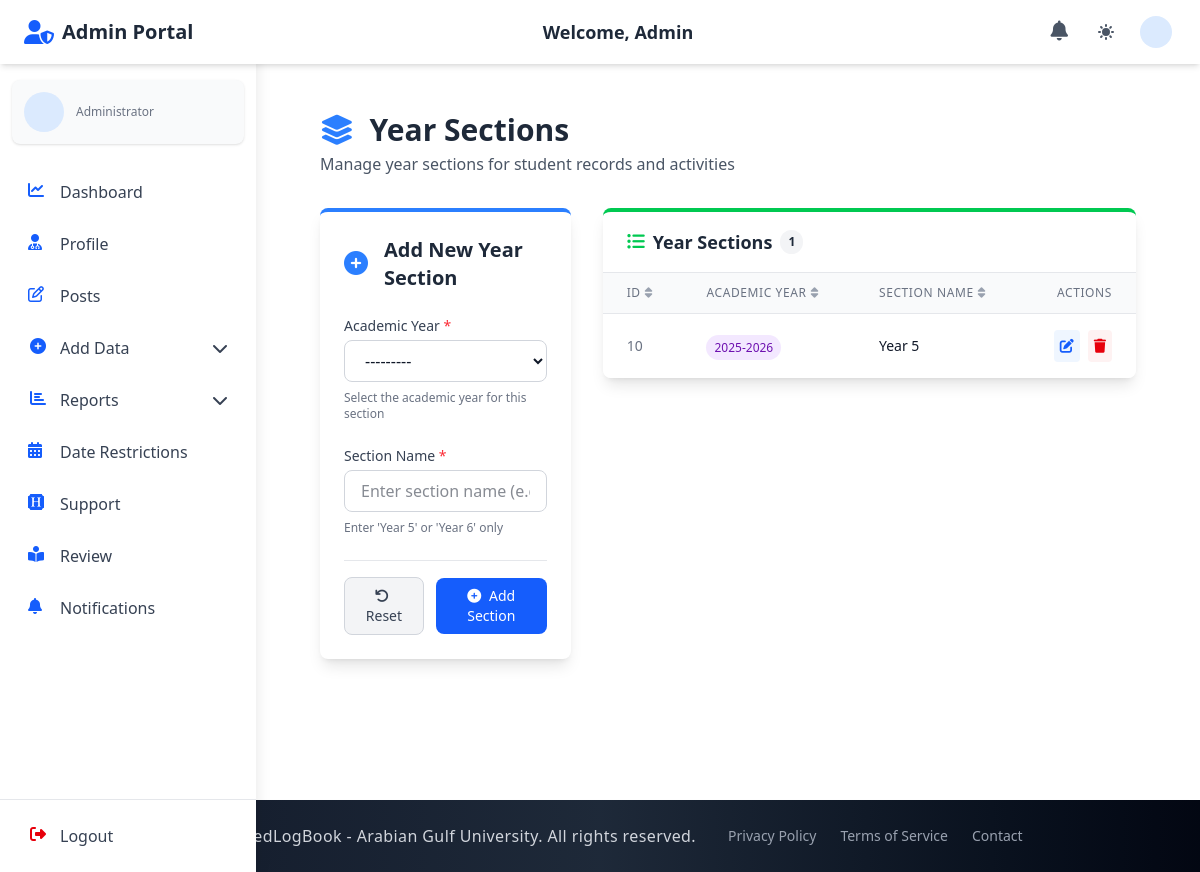
The app's page /admin_section/add_elogyear/ with its own data.
### admin_section/models.py (models this page shows, shortened)
class LogYear(models.Model):
    year_name = models.CharField(max_length=20, unique=True)
    def __str__(self):
        return self.year_name

class LogYearSection(models.Model):
    year_section_name = models.CharField(max_length=20)
    year_name = models.ForeignKey(LogYear, on_delete=models.CASCADE, related_name="log_year_sections")
    is_deleted = models.BooleanField(default=False)

### admin_section/views_file/add_elogyear.py (the view)
# urls.py: path("add_elogyear/", add_elogyear, name="add_elogyear"),
def add_elogyear(request):
    if request.method == 'POST':
        form = LogYearSectionForm(request.POST)
        if form.is_valid():
            year_section = form.save()
            messages.success(request, 'Year Section added successfully!')
            if year_section.year_section_name in ['Year 5', 'Year 6']:
                messages.info(request, f'Departments for {year_section.year_section_name} have been automatically created.')
            return redirect('admin_section:add_elogyear')
    else:
        form = LogYearSectionForm()
    year_sections = LogYearSection.objects.filter(is_deleted=False).order_by('year_name__year_name', 'year_section_name')
    paginator = Paginator(year_sections, 10)  # Show 10 year sections per page
    page_number = request.GET.get('page')
    page_obj = paginator.get_page(page_number)
    context = {
        'form': form,
        'year_sections': page_obj,
    }
    return render(request, "admin_section/add_elogyear.html", context)

### admin_section/forms.py (shortened to what this page needs)
class LogYearSectionForm(forms.ModelForm):
    class Meta:
        model = LogYearSection
        fields = ['year_section_name', 'year_name']
        widgets = {
            'year_section_name': forms.TextInput(attrs={
                'class': 'w-full px-4 py-2 rounded-lg border border-gray-300 focus:outline-none focus:ring-2 focus:ring-blue-500 dark:bg-gray-700 dark:border-gray-600 dark:text-white',
                'placeholder': 'Enter section name (e.g., Year 5 or Year 6)'
            }),
            'year_name': forms.Select(attrs={
                'class': 'w-full px-4 py-2 rounded-lg border border-gray-300 focus:outline-none focus:ring-2 focus:ring-blue-500 dark:bg-gray-700 dark:border-gray-600 dark:text-white',
            })
        }

### admin_section/context_processors.py (called while the page is built)
def admin_notification_count(request):
    if request.user.is_authenticated and request.user.role == 'admin':
        try:
            admin_unread_notifications_count = AdminNotification.objects.filter(recipient=request.user, is_read=False).count()
            return {'admin_unread_notifications_count': admin_unread_notifications_count}
        except:
            pass
    return {'admin_unread_notifications_count': 0}

### doctor_section/context_processors.py (called while the page is built, shortened)
def notification_count(request):
    return {'unread_notifications_count': 0}

### elogbookagu/context_processors.py (called while the page is built, shortened)
def user_data(request):
    context = {}
    return context

### staff_section/context_processors.py (called while the page is built, shortened)
def staff_notification_count(request):
    return {'staff_unread_notifications_count': 0}

### student_section/context_processors.py (called while the page is built, shortened)
def student_notification_count(request):
    return {'student_unread_notifications_count': 0}

### admin_section/templates/admin_section/add_elogyear.html (shortened to what this page needs)
{% extends 'base.html' %}
{% block navbar %}
{% include 'components/admin_auth_navbar.html' %}
{% endblock %}
{% block content %}
  <div class="container mx-auto px-4 sm:px-6 lg:px-8 py-8 sm:py-10 lg:py-12">
    <div class="flex flex-col md:flex-row justify-between items-start md:items-center mb-8 gap-4">
      <div>
        <h1 class="text-2xl sm:text-3xl font-bold text-gray-800 dark:text-gray-100">
          <i class="fas fa-layer-group text-blue-500 mr-2"></i> Year Sections
        </h1>
        <p class="text-gray-600 dark:text-gray-400 mt-1">Manage year sections for student records and activities</p>
      </div>
    </div>
    <div class="grid grid-cols-1 lg:grid-cols-3 gap-8">
      <div class="lg:col-span-1">
        <div class="bg-white dark:bg-gray-800 shadow-lg rounded-lg overflow-hidden border-t-4 {% if is_edit %}border-yellow-500{% else %}border-blue-500{% endif %}">
          <div class="p-6">
            <div class="flex items-center mb-6">
              <div class="flex-shrink-0 mr-4 {% if is_edit %}text-yellow-500{% else %}text-blue-500{% endif %}">
                <i class="fas {% if is_edit %}fa-edit text-2xl{% else %}fa-plus-circle text-2xl{% endif %}"></i>
              </div>
              <h2 class="text-xl font-semibold text-gray-800 dark:text-gray-100">
                {{ is_edit|yesno:'Edit Existing,Add New' }} Year Section
              </h2>
            </div>
            <form method="post" action="{% if is_edit %}{% url 'admin_section:edit_elogyear' year_section.id %}{% else %}{% url 'admin_section:add_elogyear' %}{% endif %}" id="yearSectionForm">
              <div class="space-y-1 mb-6">
                <label for="id_year_name" class="block text-sm font-medium text-gray-700 dark:text-gray-300">
                  Academic Year <span class="text-red-500">*</span>
                </label>
                {{ form.year_name }}
                {% if form.year_name.errors %}
                  <p class="mt-1 text-sm text-red-600 dark:text-red-400">{{ form.year_name.errors.0 }}</p>
                {% else %}
                  <p class="mt-1 text-xs text-gray-500 dark:text-gray-400">Select the academic year for this section</p>
                {% endif %}
              </div>
              <div class="space-y-1 mb-6">
                <label for="id_year_section_name" class="block text-sm font-medium text-gray-700 dark:text-gray-300">
                  Section Name <span class="text-red-500">*</span>
                </label>
                {{ form.year_section_name }}
                {% if form.year_section_name.errors %}
                  <p class="mt-1 text-sm text-red-600 dark:text-red-400">{{ form.year_section_name.errors.0 }}</p>
                {% else %}
                  <p class="mt-1 text-xs text-gray-500 dark:text-gray-400">Enter 'Year 5' or 'Year 6' only</p>
                {% endif %}
              </div>
              <div class="flex items-center justify-end space-x-3 pt-4 border-t border-gray-200 dark:border-gray-700">
                {% if is_edit %}
                  <a href="{% url 'admin_section:add_elogyear' %}" class="px-4 py-2 text-sm font-medium text-gray-700 dark:text-gray-300 bg-gray-100 dark:bg-gray-800 rounded-lg border border-gray-300 dark:border-gray-600 hover:bg-gray-200 dark:hover:bg-gray-700 focus:outline-none focus:ring-2 focus:ring-gray-500 transition-colors duration-200">
                    <i class="fas fa-times mr-1"></i> Cancel
                  </a>
                  <button type="submit" class="px-4 py-2 text-sm font-medium text-white bg-yellow-500 rounded-lg hover:bg-yellow-600 focus:outline-none focus:ring-2 focus:ring-yellow-500 focus:ring-offset-2 transition-colors duration-200">
                    <i class="fas fa-save mr-1"></i> Update Section
                  </button>
                {% else %}
                  <button type="reset" class="px-4 py-2 text-sm font-medium text-gray-700 dark:text-gray-300 bg-gray-100 dark:bg-gray-800 rounded-lg border border-gray-300 dark:border-gray-600 hover:bg-gray-200 dark:hover:bg-gray-700 focus:outline-none focus:ring-2 focus:ring-gray-500 transition-colors duration-200">
                    <i class="fas fa-undo mr-1"></i> Reset
                  </button>
                  <button type="submit" class="px-4 py-2 text-sm font-medium text-white bg-blue-600 rounded-lg hover:bg-blue-700 focus:outline-none focus:ring-2 focus:ring-blue-500 focus:ring-offset-2 transition-colors duration-200">
                    <i class="fas fa-plus-circle mr-1"></i> Add Section
                  </button>
                {% endif %}
              </div>
            </form>
          </div>
        </div>
      </div>
      <div class="lg:col-span-2">
        <div class="bg-white dark:bg-gray-800 shadow-lg rounded-lg overflow-hidden border-t-4 border-green-500">
          <div class="px-6 py-4 border-b border-gray-200 dark:border-gray-700 flex items-center justify-between">
            <h3 class="text-lg font-semibold text-gray-800 dark:text-gray-100 flex items-center">
              <i class="fas fa-list-ul text-green-500 mr-2"></i> Year Sections
              <span class="ml-2 px-2 py-1 text-xs rounded-full bg-gray-100 text-gray-800 dark:bg-gray-700 dark:text-gray-200">{{ year_sections.paginator.count }}</span>
            </h3>
          </div>
          <div class="overflow-x-auto">
            <table id="sections-table" class="min-w-full divide-y divide-gray-200 dark:divide-gray-700">
              <thead class="bg-gray-50 dark:bg-gray-700">
                <tr>
                  <th scope="col" class="px-6 py-3 text-left text-xs font-medium text-gray-500 dark:text-gray-300 uppercase tracking-wider">
                    <div class="flex items-center">
                      <span>ID</span>
                      <i class="fas fa-sort ml-1 text-gray-400"></i>
                    </div>
                  </th>
                  <th scope="col" class="px-6 py-3 text-left text-xs font-medium text-gray-500 dark:text-gray-300 uppercase tracking-wider">
                    <div class="flex items-center">
                      <span>Academic Year</span>
                      <i class="fas fa-sort ml-1 text-gray-400"></i>
                    </div>
                  </th>
                  <th scope="col" class="px-6 py-3 text-left text-xs font-medium text-gray-500 dark:text-gray-300 uppercase tracking-wider">
                    <div class="flex items-center">
                      <span>Section Name</span>
                      <i class="fas fa-sort ml-1 text-gray-400"></i>
                    </div>
                  </th>
                  <th scope="col" class="px-6 py-3 text-right text-xs font-medium text-gray-500 dark:text-gray-300 uppercase tracking-wider">Actions</th>
                </tr>
              </thead>
              <tbody class="bg-white dark:bg-gray-800 divide-y divide-gray-200 dark:divide-gray-700">
                {% for section in year_sections %}
                  <tr class="hover:bg-gray-50 dark:hover:bg-gray-700 transition-colors duration-150">
                    <td class="px-6 py-4 whitespace-nowrap text-sm text-gray-500 dark:text-gray-300">{{ section.id }}</td>
                    <td class="px-6 py-4 whitespace-nowrap">
                      <span class="px-2 py-1 text-xs rounded-full bg-purple-100 text-purple-800 dark:bg-purple-900 dark:text-purple-200">
                        {{ section.year_name.year_name }}
                      </span>
                    </td>
                    <td class="px-6 py-4 whitespace-nowrap">
                      <div class="text-sm font-medium text-gray-900 dark:text-white">{{ section.year_section_name }}</div>
                    </td>
                    <td class="px-6 py-4 whitespace-nowrap text-right text-sm font-medium">
                      <div class="flex justify-end space-x-2">
                        <a href="{% url 'admin_section:edit_elogyear' section.id %}"
                           class="p-1.5 bg-blue-50 text-blue-600 rounded hover:bg-blue-100 dark:bg-blue-900/30 dark:text-blue-400 dark:hover:bg-blue-900/50 transition-colors duration-200"
                           title="Edit Section">
                          <i class="fas fa-edit"></i>
                        </a>
                        <button type="button"
                                class="delete-section-btn p-1.5 bg-red-50 text-red-600 rounded hover:bg-red-100 dark:bg-red-900/30 dark:text-red-400 dark:hover:bg-red-900/50 transition-colors duration-200"
                                data-section-id="{{ section.id }}"
                                data-section-name="{{ section.year_section_name }}"
                                title="Delete Section">
                          <i class="fas fa-trash"></i>
                        </button>
                      </div>
                    </td>
                  </tr>
                {% endfor %}
              </tbody>
            </table>
          </div>
        </div>
      </div>
    </div>
  </div>
{% endblock %}

### records on screen
LogYear: year_name "---------"
LogYearSection: id "10", year_name.year_name "2025-2026", year_section_name "Year 5"

### other values on screen
{{ is_edit|yesno:'Edit Existing,Add New' }} "Add New"
{{ year_sections.paginator.count }} "1"
